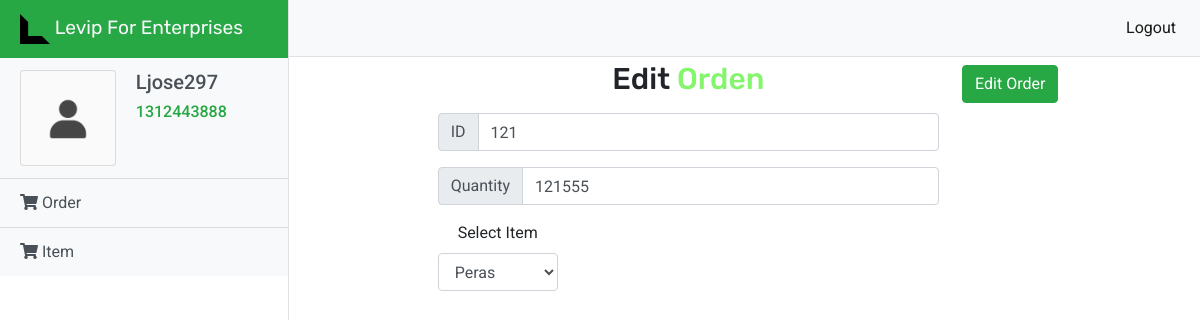
The page /levip/dashboard/editOrderView/121 (signed in) on the database its author committed.
### Levip/models.py (models this page shows)
class Cliente(models.Model):
    CLIE_CEDULA = models.CharField(max_length = 10, primary_key=True, default=None)
    CLIE_USERNAME = models.CharField(max_length= 50, default=None)
    CLIE_NOMBRE = models.CharField(max_length=50, default=None)
    CLIE_APELLIDO = models.CharField(max_length=50, default=None)
    CLIE_EMAIL = models.CharField(max_length=50, default=None)
    CLIE_PASSWORD = models.TextField(default=None)

class Pedido(models.Model):
    PED_ID = models.CharField(max_length = 5, primary_key=True)
    PED_CANTIDAD = models.IntegerField()
    CLIE_CEDULA = models.ForeignKey(Cliente, on_delete=models.CASCADE)
    IT_ID = models.ForeignKey(Item,on_delete=models.CASCADE,  default=None)

### Levip/views.py (the view)
def editOrderView(request, order_id):
    try:
        request.session['user']
    except:
        return redirect('/levip/signin')
    request.session['order'] = order_id
    return render(request, 'formEditOrder.html', {'user': Cliente.objects.get(pk=request.session['user']), 'pedido': Pedido.objects.get(pk=order_id), 'items': Item.objects.all()})

### Levip/templates/formEditOrder.html (shortened to what this page needs)
{% extends 'index.html' %}
{% block content %}
{% load static %}
{% load fontawesome_5 %}
{% fontawesome_5_static %}
<div class="d-flex" id="wrapper">
    <div class=" border-right" id="sidebar-wrapper">
      <div class=" marca sidebar-heading text-light bg-success">
          <img src="{% static "img/levip_icon.svg" %}" width="30" height="30" class="d-inline-block align-top" alt="" loading="lazy">
         Levip For Enterprises</div>
      <div class="list-group list-group-flush">
        <div class="list-group-item list-group-item-action bg-light">
            <div class="row justify-content-md-center">
                <div class="col-md-5">
                    <div class="card" style="width: 6rem; height: 6rem; background: #fafafa;">
                        <div class="card-body">
                            <img src="{% static "/img/user.png" %}" width="100"  class="card-img-top" alt="User">
                        </div>
                      </div>
                </div>
                <div class="col-md-7">
                    <h5 class="text-capitalize">{{user.CLIE_USERNAME}} </h5>
                      <h6 class="text-capitalize text-success">{{user.CLIE_CEDULA}}</h6>
                </div>
            </div>
        </div>
        <a href="/levip/dashboard/pedido" class="list-group-item list-group-item-action bg-light"><i class="fas fa-shopping-cart"></i> Order</a>
        <a href="/levip/dashboard/item" class="list-group-item list-group-item-action bg-light"><i class="fas fa-shopping-cart"></i> Item</a>
      </div>
    </div>
    <div id="page-content-wrapper">
      <nav class="navbar navbar-expand-lg navbar-light bg-light border-bottom">
        <div class="collapse navbar-collapse" id="navbarSupportedContent">
          <ul class="navbar-nav ml-auto mt-2 mt-lg-0">
            <li class="nav-item active">
              <a class="nav-link" href="/levip/logout">Logout <span class="sr-only">(current)</span></a>
            </li>
          </ul>
        </div>
      </nav>
      <div class="container-fluid">
        <div class="row justify-content-md-center">
          <div class="col-md-7 text-center">
           <form method="POST" action="{% url 'editOrder' %}">
            <div class="text-center">
                <h3 class="h-marca-signup m-1">Edit <span class="marca"> Orden</span> </h3>
            </div>
            <div class="text-center">
                <div class="input-group mt-3 ">
                    <div class="input-group-prepend">
                        <span class="input-group-text"  id="inputGroup-sizing-lg">ID</span>
                    </div>
                    <input type="text" class="form-control" name="ID" value="{{pedido.PED_ID}}"
                        aria-label="Sizing example input" aria-describedby="inputGroup-sizing-lg">
                </div>
                <div class="input-group mt-3 ">
                    <div class="input-group-prepend">
                        <span class="input-group-text" id="inputGroup-sizing-lg">Quantity</span>
                    </div>
                    <input type="number" class="form-control" name="cantidad" value="{{pedido.PED_CANTIDAD}}"
                        aria-label="Sizing example input" aria-describedby="inputGroup-sizing-lg">
                </div>
                <div class="input-group mt-3 ">
                    <div class="form-group">
                        <label for="exampleFormControlSelect1">Select Item</label>
                        <select class="form-control" name="item"  id="exampleFormControlSelect1">
                        {% for item in items  %}
                                <option value="{{item.IT_ID}}">{{item.IT_NOMBRE}}</option>
                        {% endfor %}
                        </select>
                    </div>
                </div>
                </div>
            </div>
           <div class="text-right m-2">
              <button class="btn btn-success text-capitalize" type="submit" >Edit order</button>
            </div>
          </div>
        </div>
      </div>
    </div>
{% endblock %}

### Levip/static/css/main.css (style rules this page uses)
body { font-family: 'Roboto', sans-serif; }
.marca { font-family: 'Rubik', sans-serif; }
.h-marca-signup { font-family: 'Rubik', sans-serif; font-size: 30px; }
.h-marca-signup > .marca { color: #85F56E; }
#wrapper { overflow-x: hidden; }
#sidebar-wrapper { min-height: 100vh; margin-left: -15rem; -webkit-transition: margin .25s ease-out; -moz-transition: margin .25s ease-out; -o-transition: margin .25s ease-out; transition: margin .25s ease-out; }
#sidebar-wrapper .sidebar-heading { padding: 0.875rem 1.25rem; font-size: 1.2rem; }
#sidebar-wrapper .list-group { width: 18rem; }
#page-content-wrapper { min-width: 100vw; }
@media (min-width: 768px) { #sidebar-wrapper { margin-left: 0; } }
@media (min-width: 768px) { #page-content-wrapper { min-width: 0; width: 100%; } }

### rows shown on the page
Cliente: CLIE_USERNAME "Ljose297", CLIE_CEDULA "1312443888"
Pedido: ID "121", cantidad "121555"

### other values the page prints
form field item "Peras"
